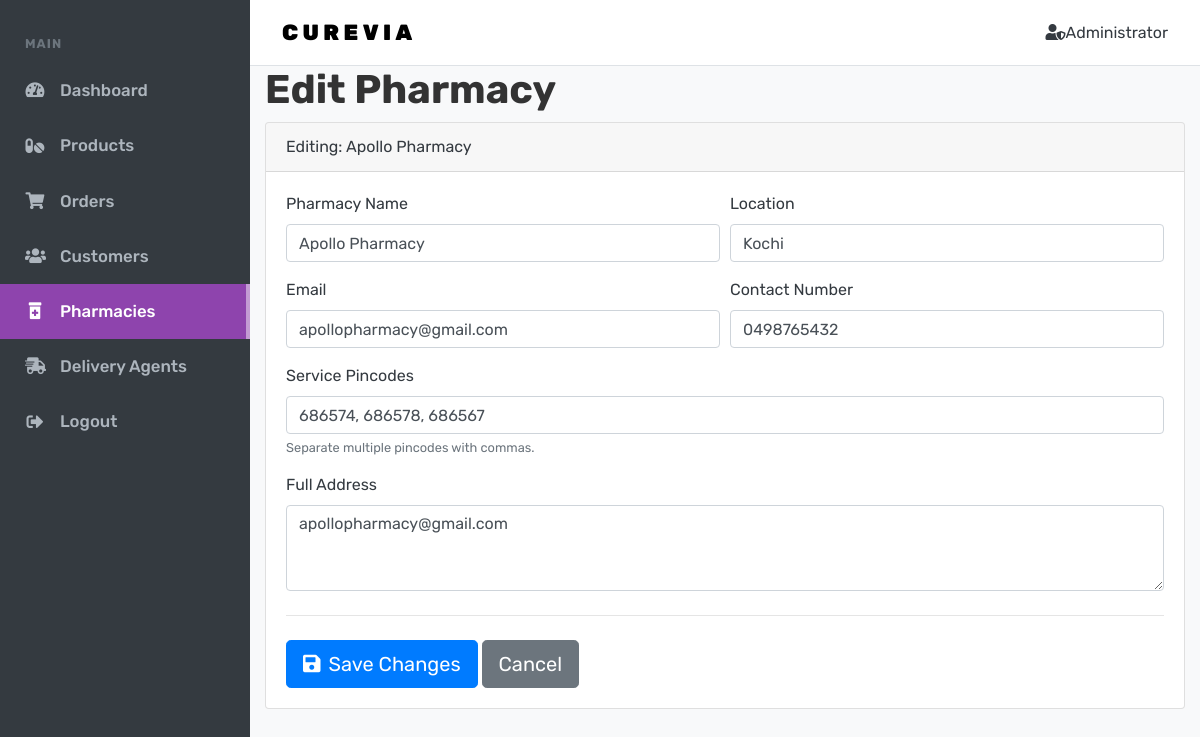
/editpharmacy/1/, run on an earlier commit of the app's database.
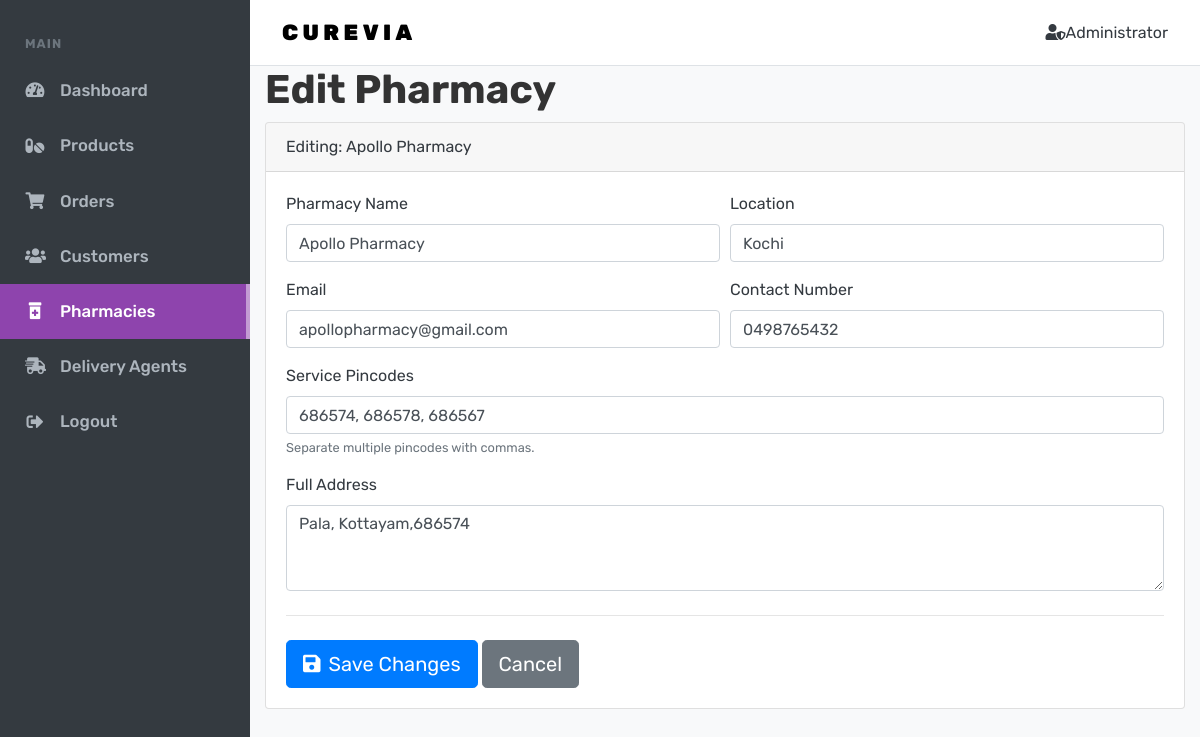
And on a later commit of the database.
### myapp/models.py (models this page shows, shortened)
class Pharmacy(models.Model):
    name = models.CharField(max_length=100)
    location = models.CharField(max_length=100)
    address = models.TextField()
    contact = models.CharField(max_length=20)
    service_pincodes = models.TextField(help_text="Enter pincodes separated by comma", default="")
    is_active = models.BooleanField(default=True)
    email = models.EmailField(unique=True, null=True, blank=True)
    password = models.CharField(max_length=100, null=True, blank=True)
    rights = models.CharField(max_length=100, default="pharmacy")

### myapp/views.py (the view)
# urls.py: path('editpharmacy/<int:id>/', views.editpharmacy, name='edit_pharmacy'),
def editpharmacy(request,id):
    phar = get_object_or_404(Pharmacy, id=id)
    if request.method == 'POST':
        new_name = request.POST.get('name')
        new_location = request.POST.get('location')
        new_address = request.POST.get('email')
        new_contact = request.POST.get('phone')
        new_email = request.POST.get('email')
        new_service_pincodes = request.POST.get('service_pincodes')
        phar.name = new_name
        phar.location = new_location
        phar.address = new_address
        phar.contact = new_contact
        phar.email = new_email
        phar.service_pincodes = new_service_pincodes
        phar.save()
        return redirect("/pharmacies/")
    else:
        context = {
            'phar': phar
        }
        return render(request, 'admin/edit_pharmacy.html', context)

### myapp/templates/admin/edit_pharmacy.html (shortened to what this page needs)
<!DOCTYPE html>
<html lang="en">
<head>
  <link rel="stylesheet" href="https://cdnjs.cloudflare.com/ajax/libs/font-awesome/5.15.3/css/all.min.css">
  <link rel="stylesheet" href="https://stackpath.bootstrapcdn.com/bootstrap/4.5.2/css/bootstrap.min.css">
</head>
<body>
  <div class="site-wrap">
    <div class="sidebar">
      <nav class="nav flex-column">
        <div class="sidebar-heading">Main</div>
        <a class="nav-link" href="/adminp/"><i class="fas fa-tachometer-alt"></i> Dashboard</a>
        <a class="nav-link" href="#"><i class="fas fa-pills"></i> Products</a>
        <a class="nav-link" href="#"><i class="fas fa-shopping-cart"></i> Orders</a>
        <a class="nav-link" href="/customer/"><i class="fas fa-users"></i> Customers</a>
        <a href="/pharmacies/" class="nav-link active"><i class="fas fa-prescription-bottle-alt"></i> Pharmacies</a>
          <a href="#" class="nav-link"><i class="fas fa-shipping-fast"></i>Delivery Agents</a>
        <a class="nav-link" id="logout-link"><i class="fas fa-sign-out-alt"></i> Logout</a>
      </nav>
    </div>
    <div class="main-content">
      <header class="admin-navbar">
        <div class="logo"><a href="#">CureVia</a></div>
        <div class="admin-profile"><i class="fas fa-user-shield"></i><span>Administrator</span></div>
      </header>
      <main class="page-content">
        <div class="container-fluid">
          <div class="page-header">
            <h1 class="page-title">Edit Pharmacy</h1>
          </div>
          <div class="card">
            <div class="card-header">Editing: {{ phar.name }}</div>
            <div class="card-body">
              <form method="post">
                <div class="form-row">
                    <div class="form-group col-md-6">
                        <label for="name">Pharmacy Name</label>
                        <input type="text" class="form-control" id="name" name="name" value="{{ phar.name }}" required>
                    </div>
                    <div class="form-group col-md-6">
                        <label for="location">Location</label>
                        <input type="text" class="form-control" id="location" name="location" value="{{ phar.location }}" required>
                    </div>
                </div>
                <div class="form-row">
                    <div class="form-group col-md-6">
                        <label for="email">Email</label>
                        <input type="email" class="form-control" id="email" name="email" value="{{ phar.email }}" required>
                    </div>
                    <div class="form-group col-md-6">
                        <label for="phone">Contact Number</label>
                        <input type="text" class="form-control" id="phone" name="phone" value="{{ phar.contact }}" required>
                    </div>
                </div>
                <div class="form-group">
                    <label for="service_pincodes">Service Pincodes</label>
                    <input type="text" class="form-control" id="service_pincodes" name="service_pincodes" value="{{ phar.service_pincodes }}" required>
                    <small class="form-text text-muted">Separate multiple pincodes with commas.</small>
                </div>
                <div class="form-group">
                    <label for="address">Full Address</label>
                    <textarea class="form-control" id="address" name="address" rows="3" required>{{ phar.address }}</textarea>
                </div>
                <hr class="my-4">
                <button type="submit" class="btn btn-primary btn-lg"><i class="fas fa-save mr-2"></i>Save Changes</button>
                <a href="/pharmacies/" class="btn btn-secondary btn-lg">Cancel</a>
              </form>
            </div>
          </div>
        </div>
      </main>
    </div>
  </div>
</body>
</html>

What changed in the data, as far as the page shows it:
changed Pharmacy "Apollo Pharmacy": address "apollopharmacy@gmail.com" → "Pala, Kottayam,686574"
